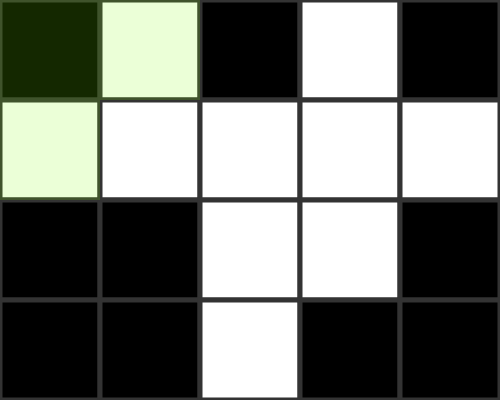
Frame 1 (no input)
Frame 60 (no input): identical to frame 1, image omitted
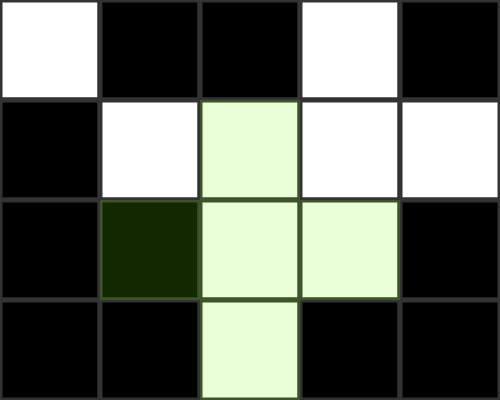
Frame 120 (the mouse pressed at the canvas centre since frame 60)

The p5.js sketch that drew these frames (run headless with seeded random() and noise() and a simulated clock; from frame 60 on, the mouse is pressed at the canvas centre):

// p5.js sketch
// ── sketch.js
let grid;
const NUM_ROWS = 4;
const NUM_COLS = 5;
let rectWidth = 100;
let rectHeight = 100;
let col;
let row;


let pattern = "cross";


function setup() {
  createCanvas(rectWidth*NUM_COLS, rectHeight*NUM_ROWS);
  randomGrid();
  strokeWeight(5);
}
function randomGrid(){
  grid = new Array(NUM_ROWS);
  for(let i = 0; i<grid.length; i++){
    grid[i] = new Array(NUM_COLS);
  }
  for(let i = 0; i< grid.length; i++){
    for(let j = 0; j< grid[i].length; j++){
      let num = random();
      if(num>= 0.5){
        grid[i][j] = 0;
      }
      else{
        grid[i][j] = 255;
      }
    }


  }
}


function draw() {
  col = getCurrentX();
  row = getCurrentY();
  draw_grid();
  if(Win()){


    fill('#20463E');
    textSize(75);
    textAlign(CENTER);
    textStyle(BOLDITALIC);
    text("You Win",width/2,height/2);
   
  }
  overlay(getCurrentX()*rectWidth,getCurrentY()*rectHeight);
 


}
function overlay(x,y){
  noStroke();
  fill(125,255,0,40);
  rect(x,y,rectWidth);
 
  if (keyIsDown(SHIFT)){
    rect(x,y,rectWidth);
  }
  else if(pattern === "cross"){
    rect(x-rectWidth,y,rectWidth,rectHeight);
    rect(x+ rectWidth,y,rectWidth,rectHeight);
    rect(x,y-rectHeight,rectWidth,rectHeight);
    rect(x,y+rectHeight,rectWidth,rectHeight);
  }
  else{
    rect(x+rectWidth,y,rectWidth,rectHeight);
    rect(x,y+rectHeight,rectWidth,rectHeight);
    rect(x+rectWidth,y+rectHeight,rectWidth,rectHeight);


  }
}
function mousePressed(){
 
  if (keyIsDown(SHIFT)){
    flip(col,row);
  }
  else if(pattern === "square"){
    flip(col,row);
    if(col<NUM_COLS-1)flip(col+1,row);
    if(row<NUM_ROWS-1) flip(col,row+1);
    if(col<NUM_COLS-1 && row<NUM_ROWS-1 ) flip(col+1,row+1);
  }
  else{
    flip(col,row);
    if(row> 0) flip(col,row-1);
    if(col<NUM_COLS-1)flip(col+1,row);
    if(row<NUM_ROWS-1) flip(col,row+1);
    if(col>0) flip(col-1,row);    
  }
 
}
function keyPressed(){
  if(key === " "){
    pattern = pattern === "cross" ? "square" : "cross";
  }
}
function flip(x,y){
  if(grid[y][x]===0) grid[y][x] = 255;


  else grid[y][x] = 0;
}


function getCurrentX(){
  let constrainX = constrain(mouseX,0,width-1);
  return int(constrainX/rectWidth);
}
function getCurrentY(){
  let constrainY = constrain(mouseY,0,height-1);
  return int(constrainY/rectHeight);


}
function draw_grid(){
  for(let x = 0; x<NUM_COLS;x++){
    for(let y = 0; y<NUM_ROWS;y++){
      let fillValue = grid[y][x];
      stroke(51);
      fill(fillValue);
      rect(rectWidth*x,rectHeight*y,rectWidth,rectHeight);
    }


  }
}
function Win(){
  let sum = 0;
  for(let x = 0; x<NUM_COLS;x++){
    for(let y = 0; y<NUM_ROWS;y++){
      sum += grid[y][x];
    }
  }


  return sum === 0 || sum === 255 * NUM_COLS * NUM_ROWS;
}
